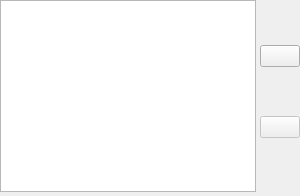
<?xml version="1.0" encoding="UTF-8"?>
<ui version="4.0">
  <class>SwatchEditor</class>
  <widget class="QWidget" name="SwatchEditor">
    <property name="windowTitle">
      <string>Swatch Editor</string>
    </property>
    <property name="minimumHeight">
      <number>220</number>
    </property>
    <layout class="QGridLayout" name="gridLayout" columnstretch="1,0">
      <property name="leftMargin">
        <number>0</number>
      </property>
      <property name="topMargin">
        <number>0</number>
      </property>
      <property name="rightMargin">
        <number>0</number>
      </property>
      <property name="bottomMargin">
        <number>0</number>
      </property>
      <property name="spacing">
        <number>4</number>
      </property>

      <item row="0" column="0">
        <widget class="QListWidget" name="swatchList">
          <property name="sizePolicy">
            <sizepolicy hsizetype="Expanding" vsizetype="Expanding">
              <horstretch>1</horstretch>
              <verstretch>1</verstretch>
            </sizepolicy>
          </property>
          <property name="iconSize">
            <size>
              <width>20</width>
              <height>20</height>
            </size>
          </property>
          <property name="editTriggers">
            <set>QAbstractItemView::DoubleClicked|QAbstractItemView::EditKeyPressed</set>
          </property>
        </widget>
      </item>
      <item row="0" column="1" colspan="1">
        <layout class="QVBoxLayout" name="buttonLayout">
          <property name="leftMargin">
            <number>0</number>
          </property>
          <property name="topMargin">
            <number>0</number>
          </property>
          <property name="rightMargin">
            <number>0</number>
          </property>
          <property name="bottomMargin">
            <number>0</number>
          </property>
          <property name="spacing">
            <number>4</number>
          </property>
          <item>
            <widget class="QPushButton" name="addButton">
              <property name="toolTip">
                <string>Add new swatch</string>
              </property>
              <property name="icon">
                <iconset>
                  <normaloff>:/icons/plus</normaloff>
                </iconset>
              </property>
            </widget>
          </item>
          <item>
            <widget class="QPushButton" name="deleteButton">
              <property name="enabled">
                <bool>false</bool>
              </property>
              <property name="toolTip">
                <string>Delete selected swatch</string>
              </property>
              <property name="icon">
                <iconset>
                  <normaloff>:/icons/minus</normaloff>
                </iconset>
              </property>
            </widget>
          </item>
          <item>
            <spacer name="buttonSpacer">
              <property name="orientation">
                <enum>Qt::Vertical</enum>
              </property>
            </spacer>
          </item>
        </layout>
      </item>

      <!-- Color picker placeholder - populated in code -->
      <item row="2" column="0" colspan="2">
        <widget class="QWidget" name="pickerPlaceholder" native="true">
          <property name="sizePolicy">
            <sizepolicy hsizetype="Expanding" vsizetype="Preferred">
              <horstretch>0</horstretch>
              <verstretch>0</verstretch>
            </sizepolicy>
          </property>
        </widget>
      </item>

    </layout>
  </widget>
</ui>
